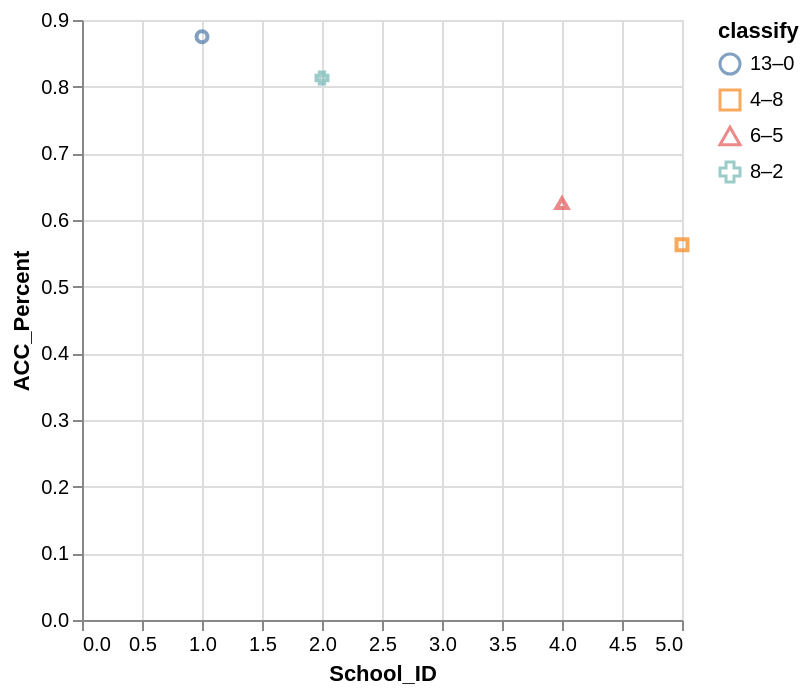

Describe this chart as a Vega-Lite specification.
### Vega-Lite specification from a JSON file in a GitHub repository (floating-point values rounded to 4 significant figures)
{"data": {"values": [{"x_data": 1, "y_data": 0.875, "classify": "13–0"}, {"x_data": 5, "y_data": 0.563, "classify": "4–8"}, {"x_data": 4, "y_data": 0.625, "classify": "6–5"}, {"x_data": 2, "y_data": 0.813, "classify": "8–2"}]}, "mark": "point", "encoding": {"x": {"field": "x_data", "type": "quantitative", "title": "School_ID", "scale": {"zero": "false"}}, "y": {"field": "y_data", "type": "quantitative", "title": "ACC_Percent", "scale": {"zero": "false"}}, "color": {"field": "classify", "type": "nominal"}, "shape": {"field": "classify", "type": "nominal"}}}
